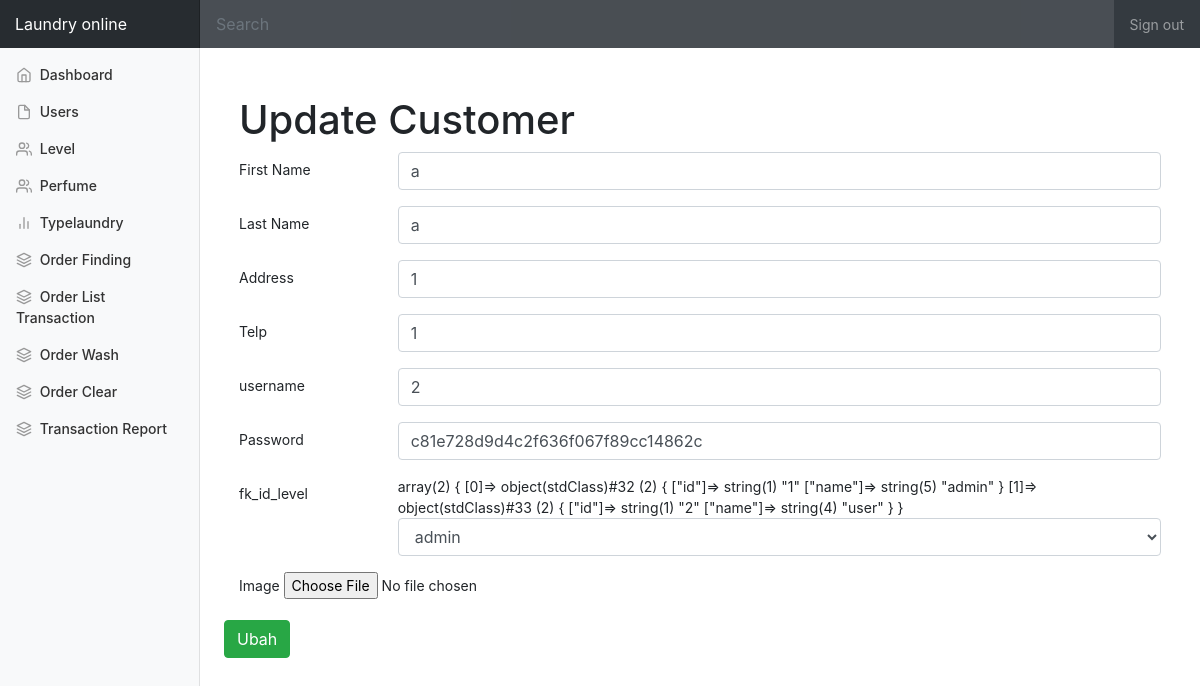
/Users/ubah/4, run on the app's committed database.
### tables this page shows
CREATE TABLE `users` (
  `id` int(11) NOT NULL,
  `firstname` varchar(20) NOT NULL,
  `lastname` varchar(20) NOT NULL,
  `address` varchar(90) NOT NULL,
  `telp` varchar(15) NOT NULL,
  `username` varchar(50) NOT NULL,
  `password` varchar(255) NOT NULL,
  `image` varchar(255) NOT NULL,
  `fk_id_level` int(11) NOT NULL
);

### application/controllers/Users.php (called while the page is built, shortened)
<?php
class Users extends CI_Controller {
	function __construct() {
		$this->load->model('Users_m');
		$this->load->helper('form');
	}
	public function ubah($id)
	{
		$data['message'] = "";
		$data['level'] = $this->db->get('level')->result();
		$this->load->library("form_validation");
		$this->form_validation->set_rules('firstname','First Name','required');
		$this->form_validation->set_rules('lastname','Last Name','required');
		$this->form_validation->set_rules('address','Address','required');
		$this->form_validation->set_rules('telp','Telp','required');
		$this->form_validation->set_rules('username','username','required');
		$this->form_validation->set_rules('password','Password','required');
		$this->form_validation->set_error_delimiters('<div class="text-danger">', '</div>');
		$data['getData'] = $this->Users_m->getDataWhereId($id)[0];
		if($this->form_validation->run()==FALSE){
			$this->load->view('admin/users/ubah',$data);
		}
	}
}

### index.php (called while the page is built, shortened)
<?php
require_once BASEPATH.'core/CodeIgniter.php';

### application/models/Users_m.php (called while the page is built, shortened)
<?php
class Users_m extends CI_Model {
	public function getDataWhereId($id)
	{
		$this->db->select('*');
		$this->db->from("users");
		$this->db->where('id',$id);
		return $this->db->get()->result_array();
	}
}

### application/views/admin/users/ubah.php (the view, shortened to what this page needs)
<main role="main" class="container">
	<h1>Update Customer</h1>
	<?php echo form_open_multipart(''); ?>
	<div class="form-group row">
		<label for="firstname" class="col-sm-2 col-form-label">First Name</label>
		<div class="col-sm-10">
			<input type="text" name="firstname" class="form-control" id="firstname"  value="<?php echo $getData['firstname'] ?>" placeholder="firstname">
		</div>
	</div>
	<div class="form-group row">
		<label for="lastname" class="col-sm-2 col-form-label">Last Name</label>
		<div class="col-sm-10">
			<input type="text" name="lastname" class="form-control" id="lastname"  value="<?php echo $getData['lastname'] ?>" placeholder="lastname">
		</div>
	</div>
	<div class="form-group row">
		<label for="address" class="col-sm-2 col-form-label">Address</label>
		<div class="col-sm-10">
			<input type="text" name="address" class="form-control" id="address"  value="<?php echo $getData['address'] ?>" placeholder="address">
		</div>
	</div>
	<div class="form-group row">
		<label for="telp" class="col-sm-2 col-form-label">Telp</label>
		<div class="col-sm-10">
			<input type="text" name="telp" class="form-control" id="telp"  value="<?php echo $getData['telp'] ?>" placeholder="telp">
		</div>
	</div>
	<div class="form-group row">
		<label for="username" class="col-sm-2 col-form-label">username</label>
		<div class="col-sm-10">
			<input type="text" name="username" class="form-control" id="username"  value="<?php echo $getData['username'] ?>" placeholder="username">
		</div>
	</div>
	<div class="form-group row">
		<label for="password" class="col-sm-2 col-form-label">Password</label>
		<div class="col-sm-10">
			<input type="text" name="password" class="form-control" id="password"  value="<?php echo $getData['password'] ?>" placeholder="password">
		</div>
	</div>
	<div class="form-group row">
	<label for="fk_id_level" class="col-sm-2 col-form-label">fk_id_level</label>
	<div class="col-sm-10">
		<?php echo var_dump($level) ?>
		<select name="fk_id_level" class="form-control">
			<?php foreach ($level as $key => $value): ?>
				<option value="<?php echo $value->id ?>"><?php echo $value->name ?></option>
			<?php endforeach ?>
		</select>
	</div>
</div>
	<div class="form-group">
		<label for="image">Image</label>
		<input type="file" name="image">
	</div>
	<div class="form-group row">
		<input type="submit" class="btn btn-success" value="Ubah">
	</div>
</form>
</main>

### assets/css/dashboard.css (style rules this page uses)
body { font-size: .875rem; }
[role="main"] { padding-top: 48px; }

### data on the page
users: firstname "a", lastname "a", address "1", telp "1", username "2", password "c81e728d9d4c2f636f067f89cc14862c"

### other printed values
var_dump($level) "array(2) { [0]=> object(stdClass)#32 (2) { [\"id\"]=> string(1) \"1\" [\"name\"]=> string(5) \"admin\" } [1]=> object(stdClass)#33 (2) { [\"id\"]=> string(1) \"2\" [\"name\"]=> string(4) \"user\" } }"
form field fk_id_level "admin"
